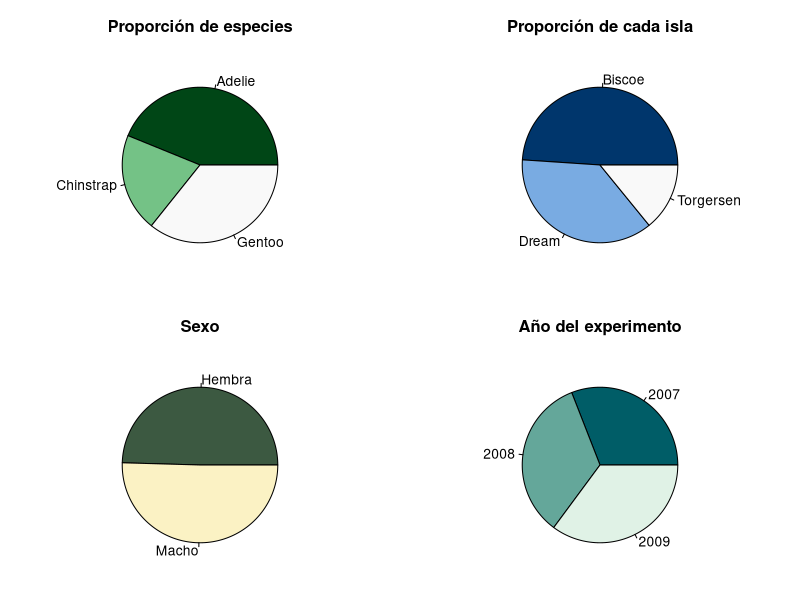
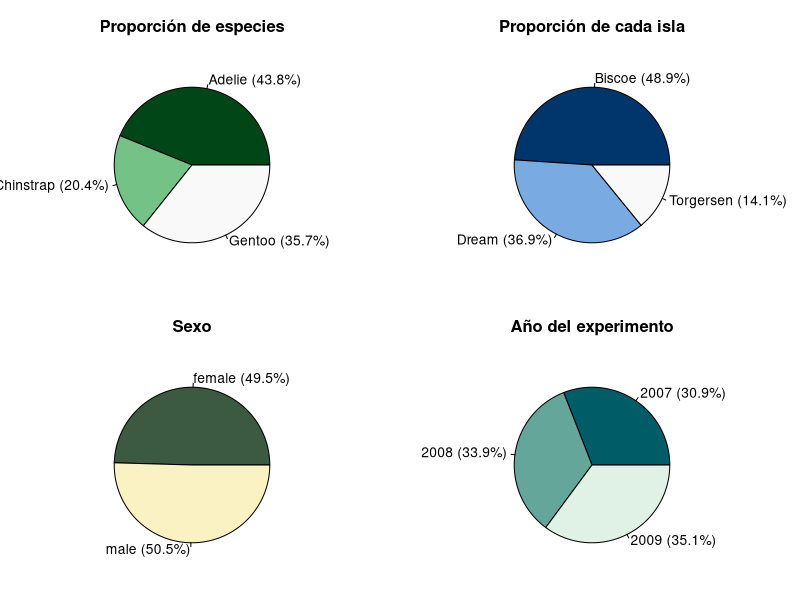
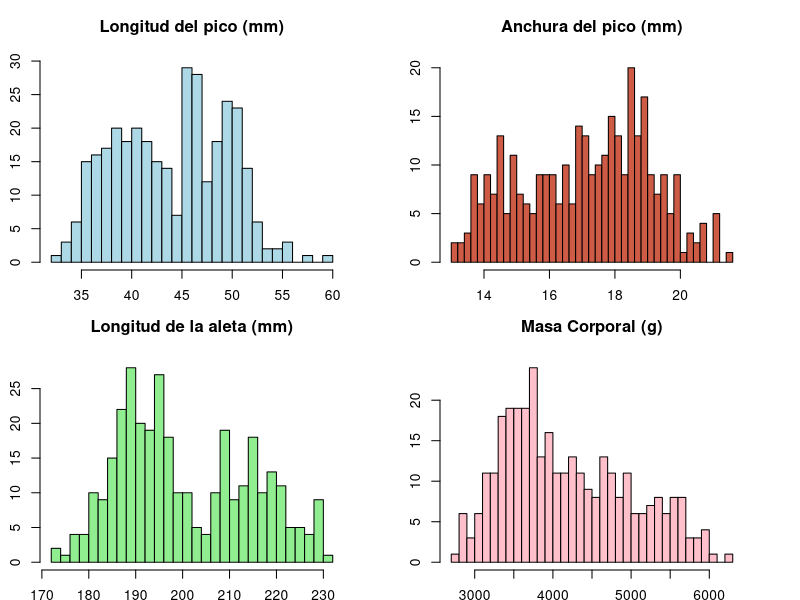
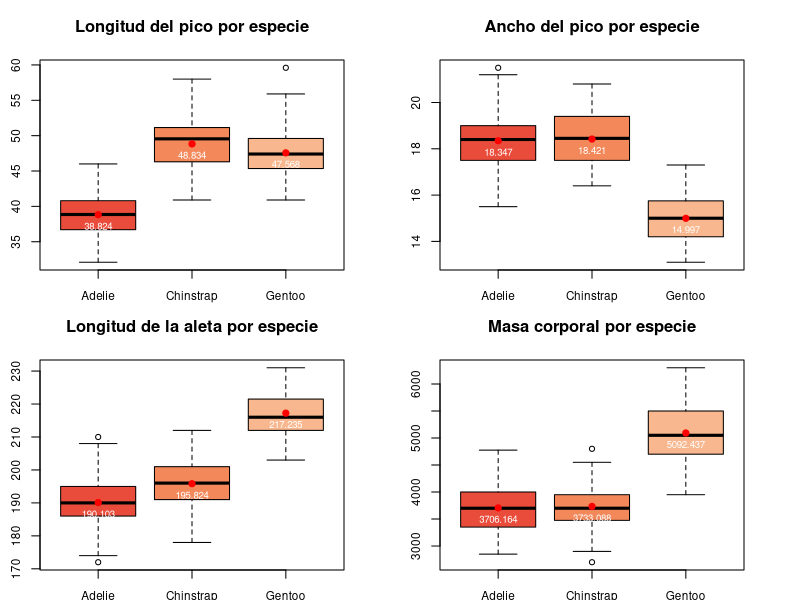
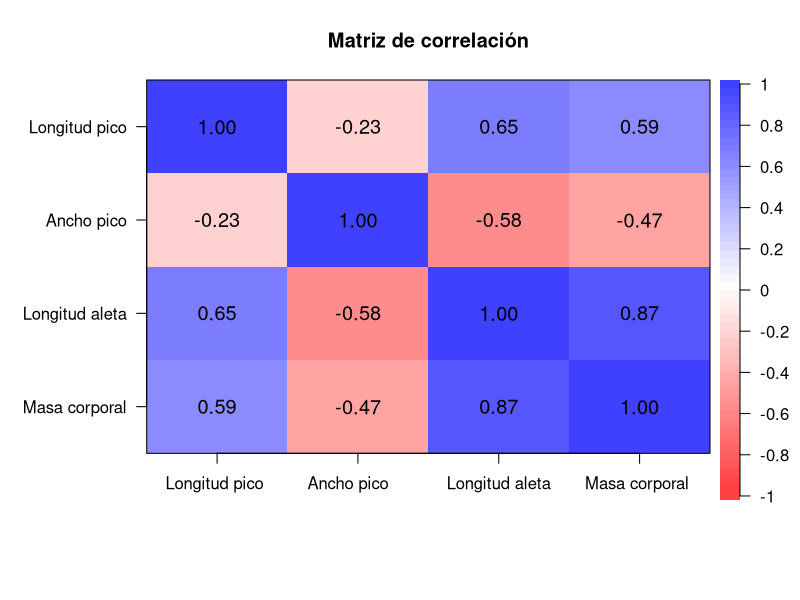

Write R code to recreate these figures, in order.
## ---- chunk 1
library(palmerpenguins)
datos <- penguins
## ---- chunk 2
summary(datos)
head(datos)
## ---- chunk 3
datos = na.omit(datos)
datos$year = as.factor(datos$year)
summary(datos)
## ---- chunk 4
par(plt = c(0.1, 0.9, 0.1, 0.8))
par(mfrow=c(2,2))
pie(prop.table(table(datos$species)),col = hcl.colors(3, "Greens 3"), main = "Proporción de especies")
pie(prop.table(table(datos$island)),col = hcl.colors(3, "Blues 3"), main = "Proporción de cada isla")
pie(prop.table(table(datos$sex)), labels = c("Hembra", "Macho"), col = hcl.colors(3, "Fall"), main = "Sexo")
pie(prop.table(table(datos$year)),col = hcl.colors(3, "Mint"), main = "Año del experimento")
## ---- chunk 5
par(plt = c(0.1, 0.86, 0.1, 0.8))
par(mfrow=c(2,2))
pie(table(datos$species), labels = paste0(names(table(datos$species)), " (", round(prop.table(table(datos$species)) * 100, 1), "%)"), col = hcl.colors(3, "Greens 3"), main = "Proporción de especies")
pie(table(datos$island), labels = paste0(names(table(datos$island)), " (", round(prop.table(table(datos$island)) * 100, 1), "%)"), col = hcl.colors(3, "Blues 3"), main = "Proporción de cada isla")
pie(table(datos$sex), labels = paste0(names(table(datos$sex)), " (", round(prop.table(table(datos$sex)) * 100, 1), "%)"), col = hcl.colors(3, "Fall"), main = "Sexo")
pie(table(datos$year), labels = paste0(names(table(datos$year)), " (", round(prop.table(table(datos$year)) * 100, 1), "%)"), col = hcl.colors(3, "Mint"), main = "Año del experimento")
## ---- chunk 6
par(mfrow=c(2,2))
hist(datos$bill_length_mm, main='Longitud del pico (mm)', breaks = 30, col = 'lightblue',
     xlab = "Longitud pico", ylab = "Frecuencia")
hist(datos$bill_depth_mm, main='Anchura del pico (mm)', breaks = 35, col = 'coral3',
     xlab = "Ancho pico", ylab = "Frecuencia")
hist(datos$flipper_length_mm, main='Longitud de la aleta (mm)', breaks = 30, col = 'lightgreen', xlab = "Longitud aleta", ylab = "Frecuencia")
hist(datos$body_mass_g, main='Masa Corporal (g)', breaks = 30, col = 'pink',
     xlab = "Masa corporal", ylab = "Frecuencia")
## ---- chunk 7
ping_adelie = datos[datos$species=="Adelie",]
ping_chinstrap = datos[datos$species=="Chinstrap",]
ping_gentoo = datos[datos$species=="Gentoo",]
## ---- chunk 8
mean(ping_adelie$bill_length_mm)
mean(ping_chinstrap$bill_length_mm)
mean(ping_gentoo$bill_length_mm)
## ---- chunk 9
boxplot(bill_length_mm ~ species, data = datos,
        xlab = "", ylab = "Longitud pico (mm)",
        main = "Longitud del pico por especie", col = hcl.colors(4, "Peach"), cex.axis=0.85)
medias = c(mean(ping_adelie$bill_length_mm), mean(ping_chinstrap$bill_length_mm), 
                  mean(ping_gentoo$bill_length_mm))
# añadimos medias
points(x = 1:length(medias), y = medias, pch = 19, col = "red")
text(x = 1:length(medias), y = medias, labels = round(medias, 3), pos = 1, cex = 0.7,
     col = "white")
## ---- chunk 10
mean(ping_adelie$bill_depth_mm)
mean(ping_chinstrap$bill_depth_mm)
mean(ping_gentoo$bill_depth_mm)
## ---- chunk 11
boxplot(bill_depth_mm ~ species, data = datos,
        xlab = "", ylab = "Ancho pico (mm)",
        main = "Ancho del pico por especie", col = hcl.colors(4, "Peach"), cex.axis=0.85)
medias = c(mean(ping_adelie$bill_depth_mm), mean(ping_chinstrap$bill_depth_mm), 
                  mean(ping_gentoo$bill_depth_mm))
# añadimos medias
points(x = 1:length(medias), y = medias, pch = 19, col = "red")
text(x = 1:length(medias), y = medias, labels = round(medias, 3), pos = 1, cex = 0.7,
     col = "white")
## ---- chunk 12
mean(ping_adelie$flipper_length_mm)
mean(ping_chinstrap$flipper_length_mm)
mean(ping_gentoo$flipper_length_mm)
## ---- chunk 13
boxplot(flipper_length_mm ~ species, data = datos,
        xlab = "", ylab = "Longitud aleta (mm)",
        main = "Longitud de la aleta por especie", col = hcl.colors(4, "Peach"), cex.axis=0.85)
medias = c(mean(ping_adelie$flipper_length_mm), mean(ping_chinstrap$flipper_length_mm), 
                  mean(ping_gentoo$flipper_length_mm))
# añadimos medias
points(x = 1:length(medias), y = medias, pch = 19, col = "red")
text(x = 1:length(medias), y = medias, labels = round(medias, 3), pos = 1, cex = 0.7,
     col = "white")
## ---- chunk 14
mean(ping_adelie$body_mass_g)
mean(ping_chinstrap$body_mass_g)
mean(ping_gentoo$body_mass_g)
## ---- chunk 15
boxplot(body_mass_g ~ species, data = datos,
        xlab = "", ylab = "Masa corporal (g)",
        main = "Masa corporal por especie", col = hcl.colors(4, "Peach"), cex.axis=0.85)
medias = c(mean(ping_adelie$body_mass_g), mean(ping_chinstrap$body_mass_g), 
                  mean(ping_gentoo$body_mass_g))
# añadimos medias
points(x = 1:length(medias), y = medias, pch = 19, col = "red")
text(x = 1:length(medias), y = medias, labels = round(medias, 3), pos = 1, cex = 0.7,
     col = "white")
## ---- chunk 16
library(psych)
datos2 = datos[,c(-1,-2,-7,-8)] # eliminamos las variables no numéricas
nombres = c("Longitud pico", "Ancho pico", "Longitud aleta", "Masa corporal")
corPlot(datos2, cex = 0.8,  main = "Matriz de correlación", labels = nombres)
## ---- chunk 17
# Una vez hemos estudiado las medias de los valores cuantitativos de las características de los pingüinos, podemos ver si hay diferencias entre islas.

# PENSAR BÉ COM ENFOCAR-HO, ES A DIR, SERIA INTERESSANT VEURE QUINES DADES TENEN MAJOR DISPERSIÓ PER ESTUDIAR SI AFECTA GEOGRAFICAMENT, IE, IMAGINA QUE SURT QUE ES PINGÜINOS GENTOO TENEN ES BEC MES LLARG I A MES MOSTREN DISPERSIO EN SES DADES, PUES POT SER QUE A UNA ILLA, PER ES TIPUS DE MENJAR, TENGUIN ES BEC MES LLARG O MES CURT I FACI ALTERAR SA MITJANA

## ---- chunk 18
ping_Biscoe = datos[datos$island=="Biscoe",]
ping_Dream = datos[datos$island=="Dream",]
ping_Torgersen = datos[datos$island=="Torgersen",]

table(datos$island, datos$species)
## ---- chunk 19
mean(ping_Biscoe$bill_length_mm)
mean(ping_Dream$bill_length_mm)
mean(ping_Torgersen$bill_length_mm)
